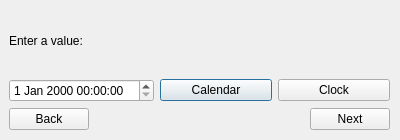
<?xml version="1.0" encoding="UTF-8"?>
<ui version="4.0">
 <class>Dialog</class>
 <widget class="QDialog" name="Dialog">
  <property name="windowModality">
   <enum>Qt::ApplicationModal</enum>
  </property>
  <property name="geometry">
   <rect>
    <x>0</x>
    <y>0</y>
    <width>400</width>
    <height>140</height>
   </rect>
  </property>
  <property name="windowTitle">
   <string>Dialog</string>
  </property>
  <widget class="QWidget" name="verticalLayoutWidget">
   <property name="geometry">
    <rect>
     <x>9</x>
     <y>9</y>
     <width>381</width>
     <height>121</height>
    </rect>
   </property>
   <layout class="QVBoxLayout" name="verticalLayout">
    <item>
     <widget class="QLabel" name="label">
      <property name="text">
       <string>Enter a value:</string>
      </property>
     </widget>
    </item>
    <item>
     <layout class="QHBoxLayout" name="horizontalLayout_2">
      <item>
       <widget class="QDateTimeEdit" name="dateTimeEdit"/>
      </item>
      <item>
       <widget class="QPushButton" name="showCalendar">
        <property name="text">
         <string>Calendar</string>
        </property>
       </widget>
      </item>
      <item>
       <widget class="QPushButton" name="showClock">
        <property name="text">
         <string>Clock</string>
        </property>
       </widget>
      </item>
     </layout>
    </item>
    <item>
     <layout class="QHBoxLayout" name="horizontalLayout">
      <item>
       <widget class="QPushButton" name="goBack">
        <property name="text">
         <string>Back</string>
        </property>
       </widget>
      </item>
      <item>
       <spacer name="horizontalSpacer">
        <property name="orientation">
         <enum>Qt::Horizontal</enum>
        </property>
        <property name="sizeHint" stdset="0">
         <size>
          <width>40</width>
          <height>20</height>
         </size>
        </property>
       </spacer>
      </item>
      <item>
       <widget class="QPushButton" name="goNext">
        <property name="text">
         <string>Next</string>
        </property>
       </widget>
      </item>
     </layout>
    </item>
   </layout>
  </widget>
 </widget>
 <resources/>
 <connections/>
</ui>
